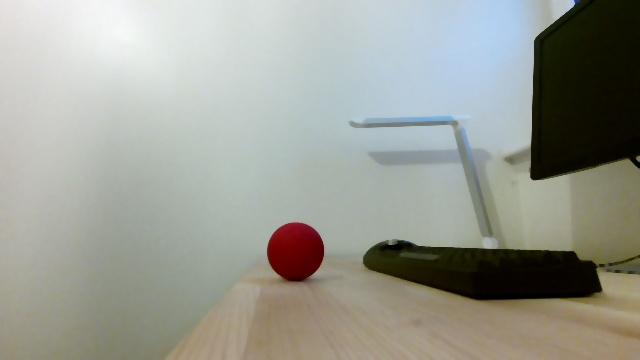
#> input picture testing/test1-color.jpg, 640 x 360 px
$ python Testing.py
#> lines starting #> are read from the running program, lines starting #| are printed output that depends on the picture; after the words box and inside, x2 and y2 are one past the last pixel; in counts of white or black regions, pixels touching at a corner belong together
import numpy as np
import cv2

img = cv2.imread('test1-color.jpg')
#> img is the input picture: shape (360, 640, 3); mean B, G, R 147.4, 156.2, 153.9
gray = cv2.cvtColor(img, cv2.COLOR_BGR2GRAY)
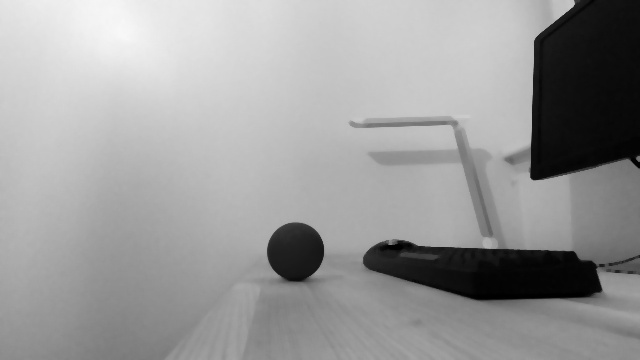
#> gray: shape (360, 640); min 0, max 248, mean 154.5
gray = cv2.medianBlur(gray, 5)
depth = cv2.imread('test2-depth.jpg')
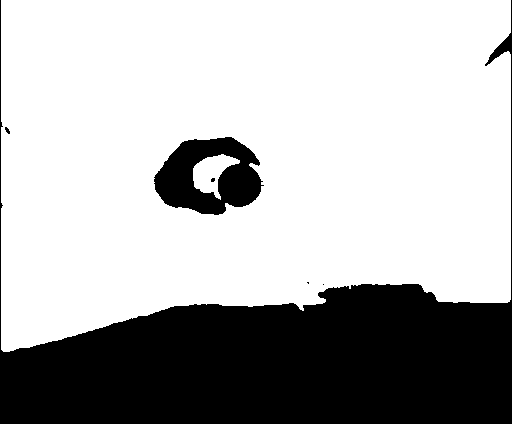
#> input picture testing/test2-depth.jpg, 512 x 424 px
#> depth is the input picture: shape (424, 512, 3); 70.1% white; 6 black regions (3 under 20 px), largest, box (x1, y1, x2, y2) and area: (0, 0, 512, 424) 59542, (154, 137, 264, 215) 5234, (5, 127, 10, 134) 21

mask = cv2.adaptiveThreshold(gray, 255, cv2.ADAPTIVE_THRESH_GAUSSIAN_C, cv2.THRESH_BINARY, 115, 1)
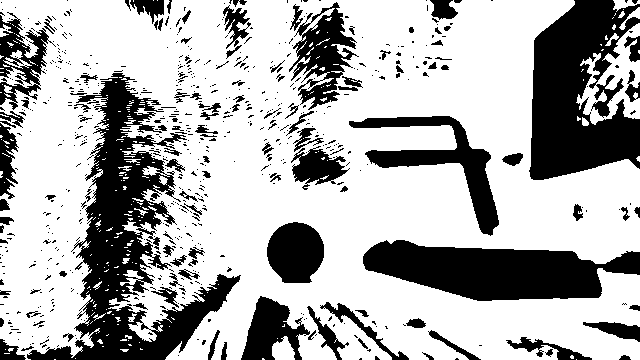
#> mask: shape (360, 640); 68.9% white; 674 black regions (556 under 20 px), largest, box (x1, y1, x2, y2) and area: (27, 73, 241, 360) 18029, (529, 0, 640, 180) 13649, (363, 240, 640, 301) 10860

cv2.imshow('original', img)
cv2.imshow('grayscale', gray)
#cv2.imshow('processed', mask)
cv2.imshow('depth', depth)

if cv2.waitKey(0) == ord('q'):
#> (key q is pressed here)
    cv2.destroyAllWindows()
